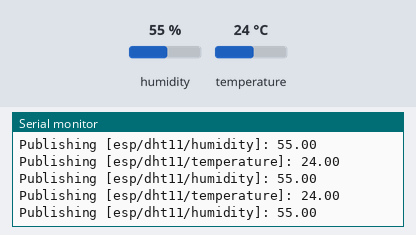
Bench run of a sketch on a simulated ESP8266 (NodeMCU). Parts: the last lines printed to the serial monitor. The inputs (shaded band) are chosen by the test bench; at power-on: humidity 55 %, temperature 24 °C. WiFi joins after 1.5 s; servers stay silent unless stated; no MQTT or app messages arrive unless stated.

Above: at 2.7 s.
2.8 s: humidity set to 22 %
At 5.0 s:
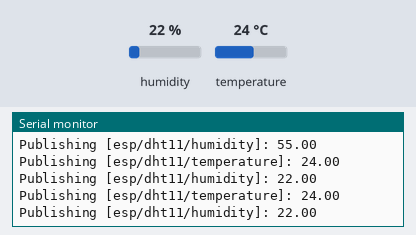
6.1 s: temperature set to 12 °C
At 7.5 s:
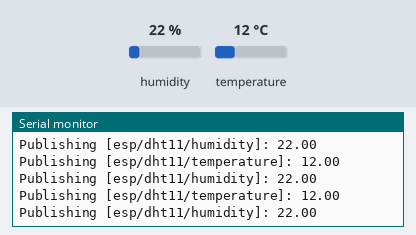
9.4 s: humidity set to 40 %
At 12.39 s:
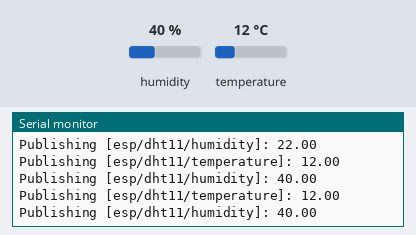
Timing chart, 0 to 13.9 s (numbered marks = the images above; inputs shaded):
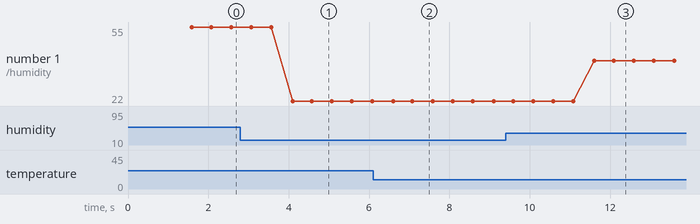

Measured:
- after the input at 2.8 s, the serial monitor: prints a new line after 1.3 s (image 1)
- after the input at 6.1 s, the serial monitor: prints a new line after 0.50 s (image 2)
- after the input at 9.4 s, the serial monitor: prints a new line after 2.2 s (image 3)
- plotted number 1: 55 → 22 after the input at 2.8 s, 22 → 40 after the input at 9.4 s

The sketch:

DHT11-ESP8266-MQTT.ino
```cpp
#include <ESP8266WiFi.h>
#include <PubSubClient.h>
#include <DHT.h>

// ---------------- Cấu hình Kết nối ----------------
const char* ssid = "Xiaomi";
const char* password = "34567890";
const char* mqtt_server = "mqttserver.ddns.net"; // Hoặc Public IP/Domain Name của Pi 3
const int mqtt_port = 1883;

const char* CLIENT_ID = "ESP8266_DHT11"; // Client ID phải là duy nhất

// ---------------- Cấu hình Cảm biến DHT11 ----------------
#define DHTPIN D2        // Chân D2 trên NodeMCU/ESP8266
#define DHTTYPE DHT11    // Chọn loại cảm biến

DHT dht(DHTPIN, DHTTYPE);

// ---------------- Cấu hình MQTT Topics ----------------
// Topics sẽ chứa DEVICE_ID để phân biệt nguồn
const char* TEMP_TOPIC = "esp/dht11/temperature";
const char* HUMID_TOPIC = "esp/dht11/humidity";

WiFiClient espClient;
PubSubClient client(espClient);
long lastMsg = 0;
const int PUBLISH_INTERVAL = 500; // Gửi dữ liệu mỗi 5 giây

// ---------------- Hàm Setup/Loop ----------------

void setup_wifi() {
  delay(10);
  Serial.begin(115200);
  Serial.println("\nConnecting to WiFi..");
  WiFi.begin(ssid, password);

  while (WiFi.status() != WL_CONNECTED) {
    delay(500);
    Serial.print(".");
  }
  Serial.println("\nWiFi connected.");
  Serial.print("IP Address: ");
  Serial.println(WiFi.localIP());
}

void reconnect() {
  while (!client.connected()) {
    Serial.print("Attempting MQTT connection...");
    // Thử kết nối với Client ID đã định danh
    if (client.connect(CLIENT_ID)) {
      Serial.println("connected!");
      // Không cần subscribe nếu chỉ gửi dữ liệu
    } else {
      Serial.print("failed, rc=");
      Serial.print(client.state());
      Serial.println(" Retrying in 5 seconds");
      delay(5000);
    }
  }
}

void setup() {
  setup_wifi();
  client.setServer(mqtt_server, mqtt_port);
  dht.begin();
  Serial.println("DHT Sensor Started.");
}

void loop() {
  if (!client.connected()) {
    reconnect();
  }
  client.loop();

  long now = millis();
  if (now - lastMsg > PUBLISH_INTERVAL) {
    lastMsg = now;

    // Đọc dữ liệu từ DHT11
    float h = dht.readHumidity();
    float t = dht.readTemperature();

    // Kiểm tra đọc thành công
    if (isnan(h) || isnan(t)) {
      Serial.println("Failed to read from DHT sensor!");
      return;
    }

    // Chuyển đổi giá trị sang chuỗi
    char temp_str[8];
    char humid_str[8];
    dtostrf(t, 4, 2, temp_str); // Định dạng 4 ký tự, 2 số thập phân
    dtostrf(h, 4, 2, humid_str);

    // Gửi Nhiệt độ
    Serial.print("Publishing [");
    Serial.print(TEMP_TOPIC);
    Serial.print("]: ");
    Serial.println(temp_str);
    client.publish(TEMP_TOPIC, temp_str);

    // Gửi Độ ẩm
    Serial.print("Publishing [");
    Serial.print(HUMID_TOPIC);
    Serial.print("]: ");
    Serial.println(humid_str);
    client.publish(HUMID_TOPIC, humid_str);
  }
}
```
